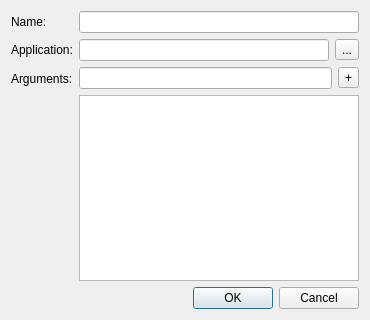
<?xml version="1.0" encoding="UTF-8"?>
<ui version="4.0">
 <class>TestSetDialog</class>
 <widget class="QDialog" name="TestSetDialog">
  <property name="geometry">
   <rect>
    <x>0</x>
    <y>0</y>
    <width>370</width>
    <height>320</height>
   </rect>
  </property>
  <property name="windowTitle">
   <string>Test Set</string>
  </property>
  <layout class="QVBoxLayout" name="verticalLayout">
   <item>
    <layout class="QFormLayout" name="formLayout">
     <item row="0" column="0">
      <widget class="QLabel" name="label">
       <property name="text">
        <string>Name:</string>
       </property>
      </widget>
     </item>
     <item row="0" column="1">
      <widget class="QLineEdit" name="m_name"/>
     </item>
     <item row="1" column="0">
      <widget class="QLabel" name="label_2">
       <property name="text">
        <string>Application:</string>
       </property>
      </widget>
     </item>
     <item row="1" column="1">
      <layout class="QHBoxLayout" name="horizontalLayout">
       <item>
        <widget class="QLineEdit" name="m_application"/>
       </item>
       <item>
        <widget class="QToolButton" name="m_browseButton">
         <property name="text">
          <string>...</string>
         </property>
        </widget>
       </item>
      </layout>
     </item>
     <item row="2" column="0">
      <widget class="QLabel" name="label_3">
       <property name="text">
        <string>Arguments:</string>
       </property>
      </widget>
     </item>
     <item row="2" column="1">
      <layout class="QGridLayout" name="gridLayout">
       <item row="0" column="0">
        <widget class="QLineEdit" name="m_newArgument"/>
       </item>
       <item row="0" column="1">
        <widget class="QToolButton" name="m_addArgument">
         <property name="text">
          <string>+</string>
         </property>
        </widget>
       </item>
       <item row="1" column="0" colspan="2">
        <widget class="QListView" name="m_argumentsView"/>
       </item>
      </layout>
     </item>
    </layout>
   </item>
   <item>
    <widget class="QDialogButtonBox" name="buttonBox">
     <property name="orientation">
      <enum>Qt::Horizontal</enum>
     </property>
     <property name="standardButtons">
      <set>QDialogButtonBox::Cancel|QDialogButtonBox::Ok</set>
     </property>
    </widget>
   </item>
  </layout>
 </widget>
 <resources/>
 <connections>
  <connection>
   <sender>buttonBox</sender>
   <signal>accepted()</signal>
   <receiver>TestSetDialog</receiver>
   <slot>accept()</slot>
   <hints>
    <hint type="sourcelabel">
     <x>248</x>
     <y>254</y>
    </hint>
    <hint type="destinationlabel">
     <x>157</x>
     <y>274</y>
    </hint>
   </hints>
  </connection>
  <connection>
   <sender>buttonBox</sender>
   <signal>rejected()</signal>
   <receiver>TestSetDialog</receiver>
   <slot>reject()</slot>
   <hints>
    <hint type="sourcelabel">
     <x>316</x>
     <y>260</y>
    </hint>
    <hint type="destinationlabel">
     <x>286</x>
     <y>274</y>
    </hint>
   </hints>
  </connection>
 </connections>
</ui>
